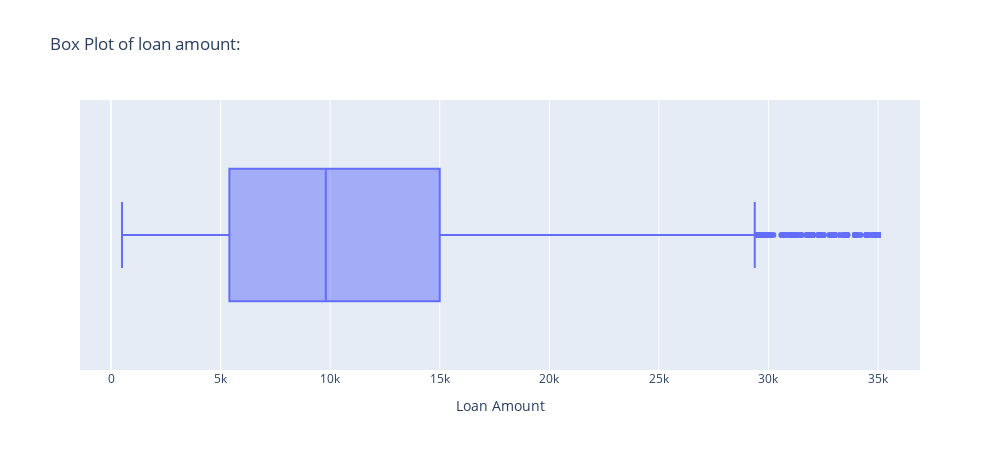

The cell this chart's notebook holds for it:
### Code cell
# Create a box plot for the loan amount:
px.box(df, x='loan_amnt', width=1000, height=450, title='Box Plot of loan amount:', labels={'loan_amnt': 'Loan Amount'}).show()

### Figure 1 — Plotly figure (JSON) as saved in the notebook; plotly's stock layout.template omitted (floating-point values rounded to 4 significant figures; data arrays with more than 128 entries replaced by an {"elided": "..."} marker saying what was removed)
{"data": [{"alignmentgroup": "True", "hovertemplate": "Loan Amount=%{x}<extra></extra>", "legendgroup": "", "marker": {"color": "#636efa"}, "name": "", "notched": false, "offsetgroup": "", "orientation": "h", "showlegend": false, "type": "box", "x": {"elided": "37173 int values"}, "x0": " ", "xaxis": "x", "y0": " ", "yaxis": "y"}], "layout": {"boxmode": "group", "height": 450, "legend": {"tracegroupgap": 0}, "title": {"text": "Box Plot of loan amount:"}, "width": 1000, "xaxis": {"anchor": "y", "domain": [0, 1], "title": {"text": "Loan Amount"}}, "yaxis": {"anchor": "x", "domain": [0, 1]}}}
